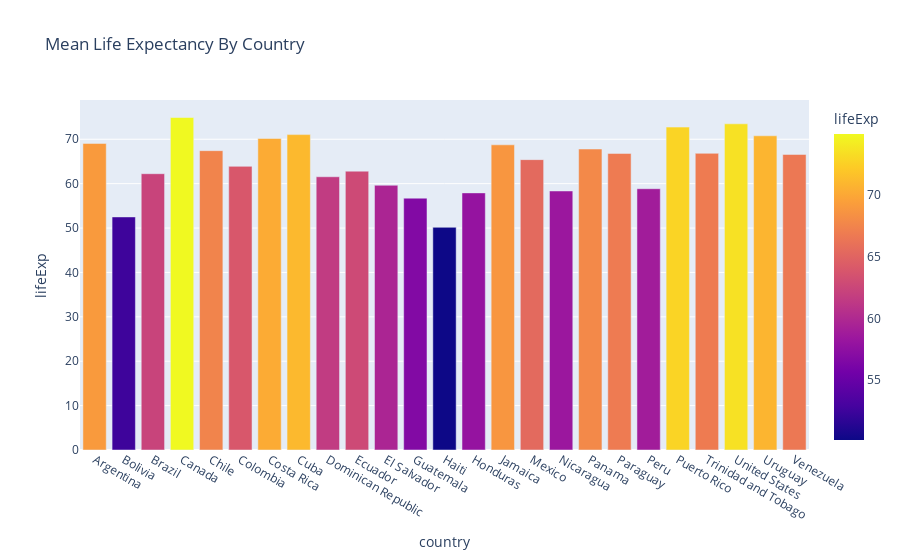

Notebook code cell kept with this figure:
### Markdown cell above
### Americas

### Code cell
americas_life_expectancy = get_life_expectancy_mean_by_country(americas)
plot_and_show_life_expectancy_mean_by_country(americas_life_expectancy)

### Figure 1 — Plotly figure (JSON) as saved in the notebook; plotly's stock layout.template omitted (floating-point values rounded to 4 significant figures)
{"data": [{"alignmentgroup": "True", "hovertemplate": "country=%{x}<br>lifeExp=%{marker.color}<extra></extra>", "legendgroup": "", "marker": {"color": [69.06, 52.5, 62.24, 74.9, 67.43, 63.9, 70.18, 71.05, 61.55, 62.82, 59.63, 56.73, 50.17, 57.92, 68.75, 65.41, 58.35, 67.8, 66.81, 58.86, 72.74, 66.83, 73.48, 70.78, 66.58], "coloraxis": "coloraxis", "pattern": {"shape": ""}}, "name": "", "offsetgroup": "", "orientation": "v", "showlegend": false, "textposition": "auto", "type": "bar", "x": ["Argentina", "Bolivia", "Brazil", "Canada", "Chile", "Colombia", "Costa Rica", "Cuba", "Dominican Republic", "Ecuador", "El Salvador", "Guatemala", "Haiti", "Honduras", "Jamaica", "Mexico", "Nicaragua", "Panama", "Paraguay", "Peru", "Puerto Rico", "Trinidad and Tobago", "United States", "Uruguay", "Venezuela"], "xaxis": "x", "y": [69.06, 52.5, 62.24, 74.9, 67.43, 63.9, 70.18, 71.05, 61.55, 62.82, 59.63, 56.73, 50.17, 57.92, 68.75, 65.41, 58.35, 67.8, 66.81, 58.86, 72.74, 66.83, 73.48, 70.78, 66.58], "yaxis": "y"}], "layout": {"barmode": "relative", "coloraxis": {"colorbar": {"title": {"text": "lifeExp"}}, "colorscale": [[0, "#0d0887"], [0.1111, "#46039f"], [0.2222, "#7201a8"], [0.3333, "#9c179e"], [0.4444, "#bd3786"], [0.5556, "#d8576b"], [0.6667, "#ed7953"], [0.7778, "#fb9f3a"], [0.8889, "#fdca26"], [1, "#f0f921"]]}, "legend": {"tracegroupgap": 0}, "title": {"text": "Mean Life Expectancy By Country"}, "xaxis": {"anchor": "y", "domain": [0, 1], "title": {"text": "country"}}, "yaxis": {"anchor": "x", "domain": [0, 1], "title": {"text": "lifeExp"}}}}
